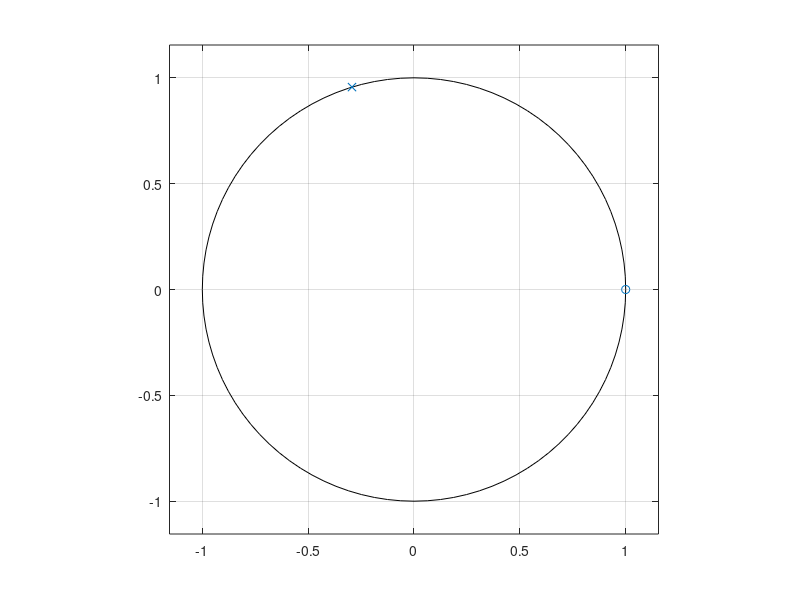

This chart was generated by the following MATLAB code:
#============================================================================
# Daniel J. Greenhoe
# GNU Ocatave file
# 1st order low pass filter design
#
#         a + bz^{-1}
# H(z) = -------------
#         1 + cz^{-1}
#                                                     _____
#     |    |           ( a + be^{-i0})    a + b      |     |
# 0 = |H(z)|         = (-------------) = ------- ==> | b=-a|
#     |    |z=e^{i0}   ( 1 + ce^{-i0})    1 - c      |_____|
#                                                                   _________
#     |    |           ( a + be^{-ipi})    a - b                   |    1-c  |
# 1 = |H(z)|         = (--------------) = -------  ==> a+b=1-c ==> |a = ---- |
#     |    |z=e^{ipi}  ( 1 + ce^{-ipi})    1 - c                   |     2   |
#                                                                  |_________|
# Let v be the corner frequency
#
#  1    |    |2                   |           ( a + be^{-iv})( a + be^{-iv})*
# --- = |H(z)|         = H(z)H*(z)|         = (-------------)(-------------)
#  2    |    |z=e^{iv}            |z=e^{iv}   ( 1 + ce^{-iv})( 1 + ce^{-iv})
#
#       ( a + be^{-iv})( a + be^{iv})    a^2 + abe^{iv} + abe^{-iv} + b^2
#     = (-------------)(------------) = ----------------------------------
#       ( 1 + ce^{-iv})( 1 + ce^{iv})    1   + ce^{iv}  +  ce^{-iv} + c^2
#     
#        a^2 + 2ab cos(v) + b^2     a^2 + 2a^2 cos(v) + a^2 
#     = ------------------------ = ------------------------
#        1   + 2c  cos(v) + c^2     1   + 2c  cos(v) + c^2 
#    
#        2a^2 [1 + cos(v)]        2[(c+1)/2]^2 [1 + cos(v)]      
#     = ---------------------- = -------------------------- 
#        c^2  + 2c  cos(v) + 1    c^2  + 2c  cos(v) + 1     
#    
#        1     (1-c)^2 [1 + cos(v)]      
#     = --- -------------------------- 
#        2   c^2  + 2c  cos(v) + 1     
#    
# ==> c^2  + 2c cos(v) + 1 = (1-c)^2 [1 + cos(v)]      
# ==> c^2[1-1-cos(v)] + c[2cos(v)+2+2cos(v)] + [1-1-cos(v)] = 0
# ==> c^2[-cos(v)] + c[2+4cos(v)] + [-cos(v)] = 0
# ==> c^2[cos(v)] - 2[1+2cos(v)]c  +cos(v) = 0
#    
#          2[1+2cos(v)] +/- sqrt[4[1+2cos(v) - 4cos^2(v)]
# ==> c = --------------------------------------------------
#                             2cos(v)
#
#============================================================================
#---------------------------------------
# packages                              |
#---------------------------------------
pkg load signal
#---------------------------------------
# parameters                            |
#---------------------------------------
fc=0.75   % corner frequency: 0 <= fc <= 1 <-- corresponds to Fs/2 
N =1000   % number of data points
wc=fc*pi  % corner frequency: 0 <= wc <= pi
#---------------------------------------
# calculate coefficients (a,b,c)        |       
#           B(z)     a + bz^{-1}        |
#   H(z) = ------ = -------------       |
#           A(z)     1 + cz^{-1}        |
#---------------------------------------
 c  = (1+2*cos(wc)+sqrt(1+4*cos(wc)))/(2*cos(wc));
 a  = (1-c)/2
 b  = -a       
 Bz = [a b]  
 Az = [1 c]  
#---------------------------------------
# calculate impulse response            |
#           a + be^{-iw}                |
#   H(w) = -------------                |
#           1 + ce^{-iw}                |
#---------------------------------------
 [H,w]=freqz(Bz,Az,N);
#---------------------------------------
# Generate plots                        |
#---------------------------------------
plot(w/pi,abs(H));
pause();
zplane(Bz,Az);